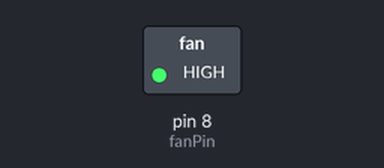
The sketch below on a simulated Arduino Uno, built with avr-gcc and run on an emulated ATmega328P. Parts: switched loads named in the sketch (green lamp = pin HIGH).

Above: at 2.5 s.
At 6.0 s:
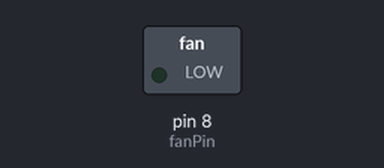
Timing chart, 0 to 9.1 s (numbered marks = the images above):
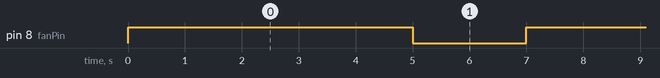

Measured:
- by itself, pin 8 (fanPin): alternates HIGH for 5.0 s and LOW for 2.0 s

The sketch:

Fan_Code.ino
```cpp
const int fanPin = 8;
boolean fanStatus = false;

void setup() {
  pinMode(fanPin, OUTPUT);
}
/*
 * Method to start the fan
 */
void startFan() {
  if (!fanStatus) {
    analogWrite(fanPin, 250);
    fanStatus = true;
  }
}
/*
 * Method to stop the fan
 */
void stopFan() {
  if (fanStatus) {
    digitalWrite(fanPin, LOW);
    fanStatus = false;
  }
}

void loop() {
  startFan();
  delay(5000);
  stopFan();
  delay(2000);
}
```
